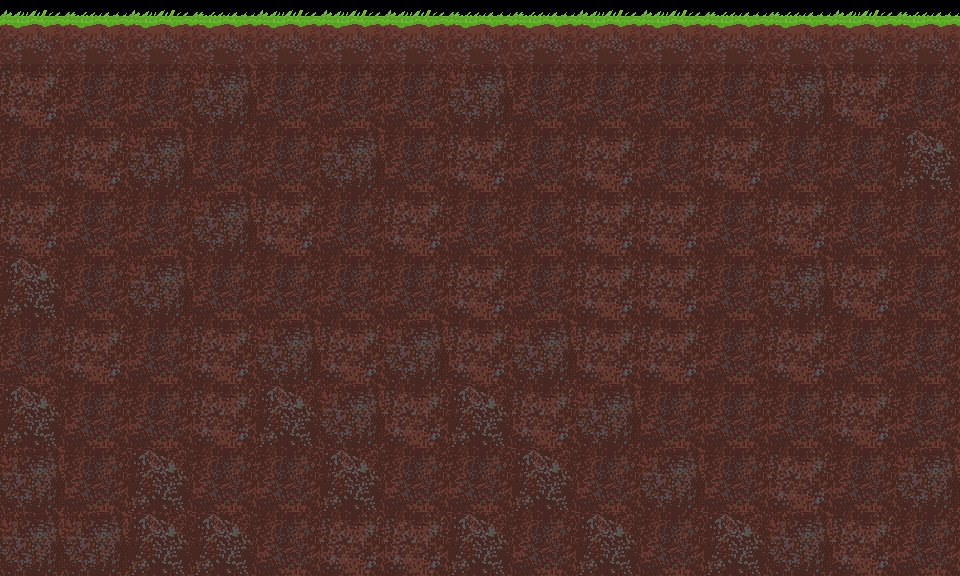

A 2D game scene composited from a Tiled map and its tileset images. What follows is a short description and the map's XML, with every tile layer's data as written:
An orthogonal 15x9 tile map with 64x64 px tiles, 1 tile layer (Tile Layer 1).

<map version="1.2" tiledversion="1.3.4" orientation="orthogonal" renderorder="right-down" width="15" height="9" tilewidth="64" tileheight="64" infinite="0" nextlayerid="2" nextobjectid="1">
 <tileset firstgid="1" name="Tileset" tilewidth="64" tileheight="64" tilecount="12" columns="4">
  <image source="Tileset.png" trans="ff00ff" width="256" height="192" />
 </tileset>
 <layer id="1" name="Tile Layer 1" width="15" height="9">
  <data encoding="csv">
1,2,1,2,1,1,1,2,2,1,1,2,2,1,2,
5,6,6,9,6,6,6,9,6,6,6,6,9,5,6,
6,5,9,6,6,9,6,5,6,5,6,5,6,6,10,
5,6,6,9,5,6,5,6,6,5,5,6,5,6,6,
10,6,9,6,6,6,6,5,6,5,5,6,9,5,6,
6,5,6,5,9,5,9,5,9,5,5,6,5,6,6,
10,6,6,5,10,9,5,10,5,9,6,6,6,5,6,
9,6,10,6,6,10,6,6,10,6,9,6,5,6,9,
9,9,10,10,6,5,5,10,6,10,6,10,9,5,6
</data>
 </layer>
</map>